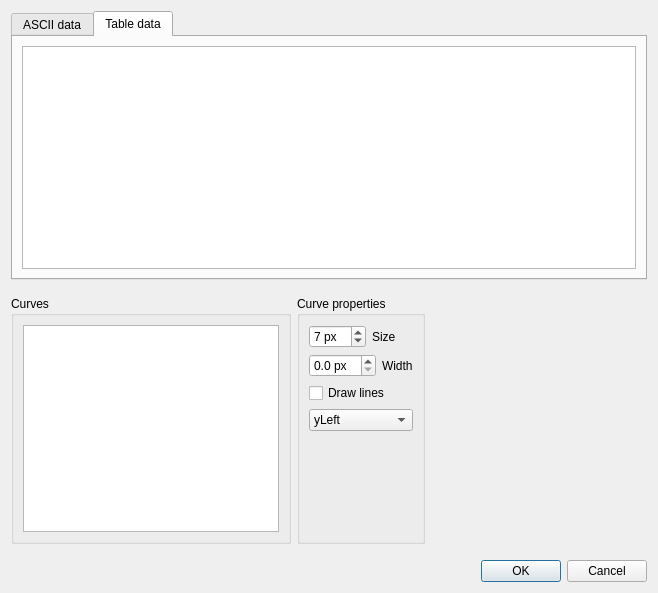
<?xml version="1.0" encoding="UTF-8"?>
<ui version="4.0">
 <class>SetupCurvesDialog</class>
 <widget class="QDialog" name="SetupCurvesDialog">
  <property name="geometry">
   <rect>
    <x>0</x>
    <y>0</y>
    <width>658</width>
    <height>593</height>
   </rect>
  </property>
  <property name="windowTitle">
   <string>Dialog</string>
  </property>
  <layout class="QVBoxLayout" name="verticalLayout">
   <item>
    <widget class="QTabWidget" name="tabWidget">
     <property name="currentIndex">
      <number>1</number>
     </property>
     <widget class="QWidget" name="tab_ascii">
      <attribute name="title">
       <string>ASCII data</string>
      </attribute>
      <layout class="QVBoxLayout" name="verticalLayout_7">
       <item>
        <widget class="QListWidget" name="asciiList"/>
       </item>
      </layout>
     </widget>
     <widget class="QWidget" name="tab_table">
      <attribute name="title">
       <string>Table data</string>
      </attribute>
      <layout class="QVBoxLayout" name="verticalLayout_6">
       <item>
        <widget class="QTableView" name="tableView"/>
       </item>
      </layout>
     </widget>
    </widget>
   </item>
   <item>
    <layout class="QVBoxLayout" name="verticalLayout_2">
     <property name="topMargin">
      <number>0</number>
     </property>
     <property name="bottomMargin">
      <number>10</number>
     </property>
     <item>
      <layout class="QHBoxLayout" name="horizontalLayout">
       <property name="topMargin">
        <number>10</number>
       </property>
       <item>
        <widget class="QGroupBox" name="curvesGroupBox">
         <property name="sizePolicy">
          <sizepolicy hsizetype="Maximum" vsizetype="Preferred">
           <horstretch>0</horstretch>
           <verstretch>0</verstretch>
          </sizepolicy>
         </property>
         <property name="title">
          <string>Curves</string>
         </property>
         <layout class="QVBoxLayout" name="verticalLayout_4">
          <item>
           <widget class="QListWidget" name="curvesListWidget"/>
          </item>
         </layout>
        </widget>
       </item>
       <item>
        <layout class="QVBoxLayout" name="verticalLayout_3">
         <item>
          <widget class="QGroupBox" name="propertiesGroupBox">
           <property name="title">
            <string>Curve properties</string>
           </property>
           <layout class="QVBoxLayout" name="verticalLayout_5">
            <item>
             <layout class="QHBoxLayout" name="colorSelectLayout"/>
            </item>
            <item>
             <layout class="QHBoxLayout" name="horizontalLayout_3">
              <item>
               <widget class="QSpinBox" name="sizeSpinBox">
                <property name="suffix">
                 <string> px</string>
                </property>
                <property name="prefix">
                 <string/>
                </property>
                <property name="minimum">
                 <number>2</number>
                </property>
                <property name="maximum">
                 <number>16</number>
                </property>
                <property name="value">
                 <number>7</number>
                </property>
               </widget>
              </item>
              <item>
               <widget class="QLabel" name="sizeLabel">
                <property name="toolTip">
                 <string>Symbol size</string>
                </property>
                <property name="text">
                 <string>Size</string>
                </property>
               </widget>
              </item>
             </layout>
            </item>
            <item>
             <layout class="QHBoxLayout" name="horizontalLayout_4">
              <item>
               <widget class="QDoubleSpinBox" name="widthDoubleSpinBox">
                <property name="suffix">
                 <string> px</string>
                </property>
                <property name="decimals">
                 <number>1</number>
                </property>
                <property name="maximum">
                 <double>10.000000000000000</double>
                </property>
                <property name="singleStep">
                 <double>0.500000000000000</double>
                </property>
               </widget>
              </item>
              <item>
               <widget class="QLabel" name="widthLabel">
                <property name="toolTip">
                 <string>Line width</string>
                </property>
                <property name="text">
                 <string>Width</string>
                </property>
               </widget>
              </item>
             </layout>
            </item>
            <item>
             <widget class="QCheckBox" name="drawLinesCheckBox">
              <property name="text">
               <string>Draw lines</string>
              </property>
             </widget>
            </item>
            <item>
             <widget class="QComboBox" name="yAxisComboBox">
              <property name="toolTip">
               <string>Axis</string>
              </property>
              <item>
               <property name="text">
                <string>yLeft</string>
               </property>
              </item>
              <item>
               <property name="text">
                <string>yRight</string>
               </property>
              </item>
             </widget>
            </item>
            <item>
             <spacer name="verticalSpacer">
              <property name="orientation">
               <enum>Qt::Vertical</enum>
              </property>
              <property name="sizeHint" stdset="0">
               <size>
                <width>20</width>
                <height>40</height>
               </size>
              </property>
             </spacer>
            </item>
           </layout>
          </widget>
         </item>
        </layout>
       </item>
       <item>
        <spacer name="horizontalSpacer_2">
         <property name="orientation">
          <enum>Qt::Horizontal</enum>
         </property>
         <property name="sizeHint" stdset="0">
          <size>
           <width>40</width>
           <height>20</height>
          </size>
         </property>
        </spacer>
       </item>
      </layout>
     </item>
    </layout>
   </item>
   <item>
    <widget class="QDialogButtonBox" name="buttonBox">
     <property name="orientation">
      <enum>Qt::Horizontal</enum>
     </property>
     <property name="standardButtons">
      <set>QDialogButtonBox::Cancel|QDialogButtonBox::Ok</set>
     </property>
    </widget>
   </item>
  </layout>
 </widget>
 <resources/>
 <connections>
  <connection>
   <sender>buttonBox</sender>
   <signal>accepted()</signal>
   <receiver>SetupCurvesDialog</receiver>
   <slot>accept()</slot>
   <hints>
    <hint type="sourcelabel">
     <x>248</x>
     <y>254</y>
    </hint>
    <hint type="destinationlabel">
     <x>157</x>
     <y>274</y>
    </hint>
   </hints>
  </connection>
  <connection>
   <sender>buttonBox</sender>
   <signal>rejected()</signal>
   <receiver>SetupCurvesDialog</receiver>
   <slot>reject()</slot>
   <hints>
    <hint type="sourcelabel">
     <x>316</x>
     <y>260</y>
    </hint>
    <hint type="destinationlabel">
     <x>286</x>
     <y>274</y>
    </hint>
   </hints>
  </connection>
 </connections>
</ui>
